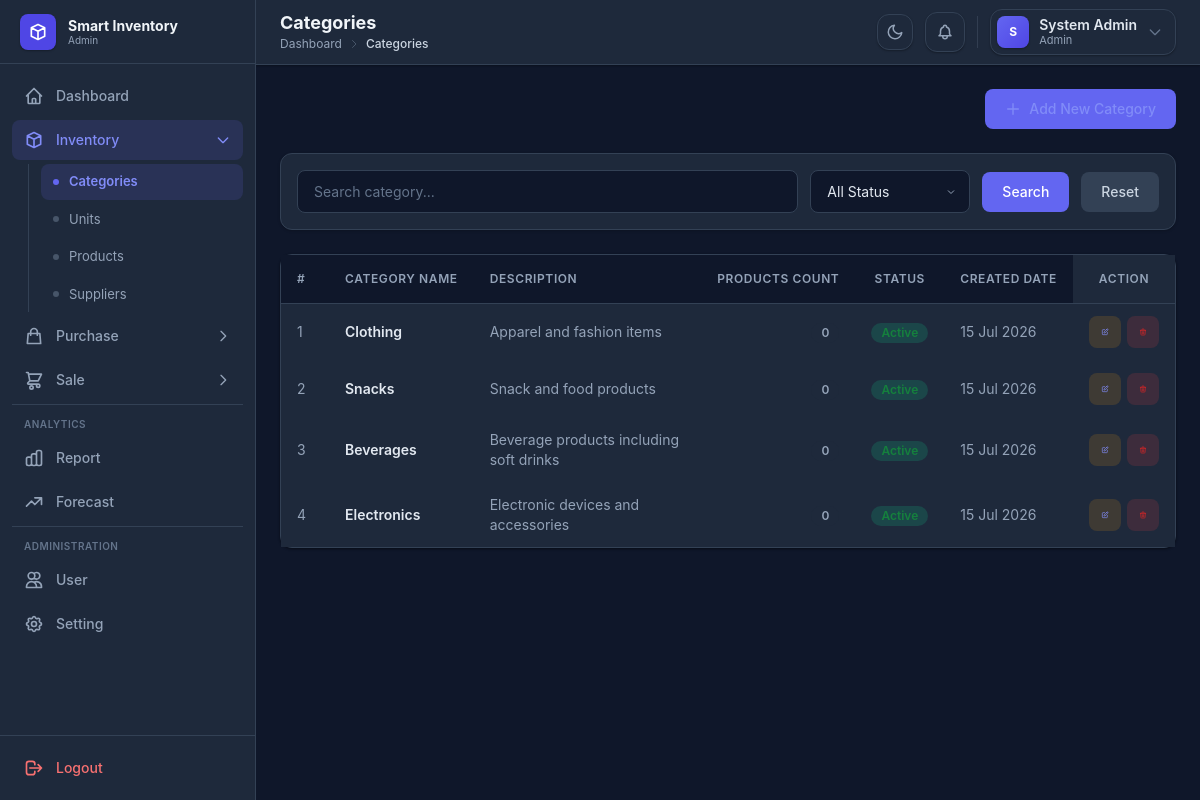
Screenshot of /categories/index.php (signed in) with the database file from the repository.
### tables this page shows
CREATE TABLE IF NOT EXISTS categories (
    id INT AUTO_INCREMENT PRIMARY KEY,
    name VARCHAR(100) NOT NULL UNIQUE,
    description TEXT,
    status ENUM('Active', 'Inactive') DEFAULT 'Active',
    created_at TIMESTAMP DEFAULT CURRENT_TIMESTAMP
);

### config/helpers.php (called while the page is built, shortened)
<?php
function executeQuery($conn, $sql, $params = [], $types = '') {
    if (empty($params)) {
        return mysqli_query($conn, $sql);
    }
    $stmt = $conn->prepare($sql);
    $stmt->execute();
    return $stmt->get_result();
}

### categories/index.php (the view, shortened to what this page needs)
<?php
include "../config/database.php";
include "../config/helpers.php";
$search = $_GET['search'] ?? '';
$where = "WHERE 1";
$params = [];
$types = "";
$sql = "SELECT c.*, COUNT(p.id) AS product_count FROM categories c LEFT JOIN products p ON c.id = p.category_id $where GROUP BY c.id ORDER BY c.id DESC";
$result = executeQuery($conn, $sql, $params, $types);
?>
<!DOCTYPE html>
<html lang="en">
<head>
    <script src="https://cdn.tailwindcss.com"></script>
    <link rel="stylesheet" href="../assets/css/style.css">
</head>
<body class="bg-gray-50 dark:bg-slate-900">
    <div class="flex min-h-screen">
        <?php include "../includes/sidebar.php"; ?>
        <div class="flex-1 flex flex-col min-w-0">
            <?php include "../includes/header.php"; ?>
            <main class="p-4 lg:p-6">
                <div class="flex justify-end mb-6">
                    <a href="add.php" class="btn btn-primary">
                        <svg class="w-4 h-4" fill="none" stroke="currentColor" viewBox="0 0 24 24">
                            <path stroke-linecap="round" stroke-linejoin="round" stroke-width="2" d="M12 4v16m8-8H4" />
                        </svg>
                        Add New Category
                    </a>
                </div>
                <form method="GET" class="filter-bar">
                    <input type="text" name="search" value="<?= htmlspecialchars($search) ?>" placeholder="Search category..." class="form-input w-auto flex-1">
                    <select name="status" class="form-input w-auto">
                        <option value="">All Status</option>
                    </select>
                    <button type="submit" class="btn btn-primary">Search</button>
                    <a href="index.php" class="btn btn-secondary">Reset</a>
                </form>
                <div class="card">
                    <div class="card-body p-0">
                        <div class="table-wrap">
                            <table class="data-table w-full">
                                <thead>
                                    <tr>
                                        <th class="w-12">#</th>
                                        <th>Category Name</th>
                                        <th>Description</th>
                                        <th class="num">Products Count</th>
                                        <th class="center">Status</th>
                                        <th>Created Date</th>
                                        <th class="center sticky right-0 bg-gray-50 z-10">Action</th>
                                    </tr>
                                </thead>
                                <tbody>
                                    <?php if ($result && mysqli_num_rows($result) > 0): ?>
                                        <?php $count = 1; ?>
                                        <?php while ($row = mysqli_fetch_assoc($result)): ?>
                                            <tr class="hover:bg-gray-50 transition-colors">
                                                <td class="text-gray-500 dark:text-gray-400"><?= $count++ ?></td>
                                                <td>
                                                    <p class="font-semibold text-gray-800 dark:text-gray-200"><?= htmlspecialchars($row['name']) ?></p>
                                                </td>
                                                <td class="text-gray-500 dark:text-gray-400 text-sm max-w-xs">
                                                    <?= !empty($row['description']) ? htmlspecialchars($row['description']) : '<span class="text-gray-300">—</span>' ?>
                                                </td>
                                                <td class="num">
                                                    <?php $pcount = (int)($row['product_count'] ?? 0); ?>
                                                    <?php if ($pcount > 0): ?>
                                                        <span class="inline-flex items-center px-2.5 py-0.5 rounded-full text-xs font-semibold bg-blue-100 text-blue-700">
                                                            <?= $pcount ?> product<?= $pcount !== 1 ? 's' : '' ?>
                                                        </span>
                                                    <?php else: ?>
                                                        <span class="inline-flex items-center px-2.5 py-0.5 rounded-full text-xs font-semibold bg-gray-100 text-gray-500 dark:text-gray-400">0</span>
                                                    <?php endif; ?>
                                                </td>
                                                <td class="center">
                                                    <?php if ($row['status'] === 'Active'): ?>
                                                        <span class="inline-flex items-center px-2.5 py-0.5 rounded-full text-xs font-semibold bg-green-100 text-green-700">Active</span>
                                                    <?php else: ?>
                                                        <span class="inline-flex items-center px-2.5 py-0.5 rounded-full text-xs font-semibold bg-red-100 text-red-700">Inactive</span>
                                                    <?php endif; ?>
                                                </td>
                                                <td class="text-gray-500 dark:text-gray-400 text-sm">
                                                    <?= date('d M Y', strtotime($row['created_at'])) ?>
                                                </td>
                                                <td class="center sticky right-0 bg-white z-10">
                                                    <div class="actions">
                                                        <a href="edit.php?id=<?= $row['id'] ?>" title="Edit" class="btn btn-sm inline-flex items-center justify-center w-8 h-8 rounded-lg bg-amber-50 text-amber-600 hover:bg-amber-100 transition-colors">
                                                            <svg class="w-4 h-4" fill="none" stroke="currentColor" viewBox="0 0 24 24"><path stroke-linecap="round" stroke-linejoin="round" stroke-width="2" d="M11 5H6a2 2 0 00-2 2v11a2 2 0 002 2h11a2 2 0 002-2v-5m-1.414-9.414a2 2 0 112.828 2.828L11.828 15H9v-2.828l8.586-8.586z"/></svg>
                                                        </a>
                                                        <button onclick="openDeleteModal(<?= $row['id'] ?>, '<?= htmlspecialchars(addslashes($row['name'])) ?>', 'index.php')" title="Delete" class="btn btn-sm inline-flex items-center justify-center w-8 h-8 rounded-lg bg-red-50 text-red-600 hover:bg-red-100 transition-colors">
                                                            <svg class="w-4 h-4" fill="none" stroke="currentColor" viewBox="0 0 24 24"><path stroke-linecap="round" stroke-linejoin="round" stroke-width="2" d="M19 7l-.867 12.142A2 2 0 0116.138 21H7.862a2 2 0 01-1.995-1.858L5 7m5 4v6m4-6v6m1-10V4a1 1 0 00-1-1h-4a1 1 0 00-1 1v3M4 7h16"/></svg>
                                                        </button>
                                                    </div>
                                                </td>
                                            </tr>
                                        <?php endwhile; ?>
                                    <?php endif; ?>
                                </tbody>
                            </table>
                        </div>
                    </div>
                </div>
            </main>
        </div>
    </div>
    <?php include "../includes/footer.php"; ?>
</body>
</html>

### assets/css/style.css (style rules this page uses)
* { margin: 0; padding: 0; box-sizing: border-box; }
body { font-family: 'Inter', system-ui, -apple-system, sans-serif; }
.dark body { background-color: #0f172a; color: #e2e8f0; }
.form-input { width: 100%; border: 1px solid #d1d5db; border-radius: 0.5rem; padding: 0.625rem 1rem; font-size: 0.875rem; outline: none; transition: border-color 0.15s ease, box-shadow 0.15s ease; background-color: #fff; color: #111827; }
.dark .form-input { background-color: #0f172a; border-color: #334155; color: #e2e8f0; }
.dark .form-input::placeholder { color: #64748b; }
select.form-input { appearance: none; background-repeat: no-repeat; background-position: right 0.75rem center; padding-right: 2rem; }
.dark select.form-input { background-color: #0f172a; }
.btn { display: inline-flex; align-items: center; gap: 0.5rem; padding: 0.625rem 1.25rem; border-radius: 0.5rem; font-weight: 500; font-size: 0.875rem; transition: all 0.15s ease; border: none; cursor: pointer; text-decoration: none; line-height: 1.25rem; }
.btn-primary { background-color: #6366f1; color: white; }
.btn-secondary { background-color: #e5e7eb; color: #374151; }
.dark .btn-secondary { background-color: #334155; color: #cbd5e1; }
.btn-sm { padding: 0.375rem 0.75rem; font-size: 0.8125rem; }
.data-table { width: 100%; border-collapse: collapse; }
.data-table thead { background-color: #f9fafb; }
.dark .data-table thead { background-color: #0f172a; }
.data-table th { padding: 0.75rem 1rem; text-align: left; font-size: 0.75rem; font-weight: 600; color: #6b7280; text-transform: uppercase; letter-spacing: 0.05em; border-bottom: 1px solid #e5e7eb; white-space: nowrap; height: 3rem; }
.dark .data-table th { color: #94a3b8; border-bottom-color: #334155; }
.data-table td { padding: 0.75rem 1rem; font-size: 0.875rem; color: #374151; border-bottom: 1px solid #f3f4f6; height: 3.25rem; }
.dark .data-table td { color: #cbd5e1; border-bottom-color: #1e293b; }
.data-table tbody tr { transition: background-color 0.15s ease; }
.data-table tbody tr:last-child td { border-bottom: none; }
.data-table td.num, .data-table th.num { text-align: right; }
.data-table td.center, .data-table th.center { text-align: center; }
.data-table .actions { display: inline-flex; align-items: center; gap: 0.375rem; }
.data-table .actions .btn { padding: 0.375rem 0.75rem; font-size: 0.8125rem; white-space: nowrap; }
.table-wrap { overflow-x: auto; }
.card { background-color: white; border-radius: 0.75rem; border: 1px solid #e5e7eb; box-shadow: 0 1px 2px rgba(0, 0, 0, 0.05); }
.dark .card { background-color: #1e293b; border-color: #334155; box-shadow: 0 1px 3px rgba(0, 0, 0, 0.3), 0 1px 2px rgba(0, 0, 0, 0.2); }
.card-body { padding: 1.25rem; }
.dark .card-body { background-color: #1e293b; }
.filter-bar { background-color: white; border: 1px solid #e5e7eb; border-radius: 0.75rem; padding: 1rem; display: flex; gap: 0.75rem; flex-wrap: wrap; align-items: center; margin-bottom: 1.5rem; }
.dark .filter-bar { background-color: #1e293b; border-color: #334155; box-shadow: 0 1px 3px rgba(0, 0, 0, 0.2); }
.filter-bar .form-input { width: auto; min-width: 200px; }
.filter-bar .form-input.w-auto { min-width: 160px; }
.dark a { color: #818cf8; }
.dark .bg-white { background-color: #1e293b !important; }
.dark .bg-gray-50 { background-color: #0f172a !important; }
.dark .bg-gray-100 { background-color: #1e293b !important; }
.dark .text-gray-800 { color: #e2e8f0 !important; }
.dark .text-gray-500 { color: #94a3b8 !important; }
.dark .bg-green-100 { background-color: rgba(16, 185, 129, 0.2) !important; }
.dark .bg-red-50 { background-color: rgba(239, 68, 68, 0.15) !important; }
.dark .bg-amber-50 { background-color: rgba(245, 158, 11, 0.15) !important; }
.dark input[type="text"], .dark input[type="email"], .dark input[type="password"], .dark input[type="number"], .dark input[type="search"], .dark input[type="date"], .dark select, .dark textarea { background-color: #0f172a !important; border-color: #334155 !important; color: #e2e8f0 !important; }
.dark input::placeholder, .dark textarea::placeholder { color: #64748b !important; }
.dark .sticky { background-color: #1e293b !important; }
.dark option { background-color: #0f172a; color: #e2e8f0; }
.dark .table-wrap { background-color: #1e293b; }

### rows the page displays
categories: name "Clothing", description "Apparel and fashion items", status "Active", created_at "15 Jul 2026"
categories: name "Snacks", description "Snack and food products", status "Active", created_at "15 Jul 2026"
categories: name "Beverages", description "Beverage products including soft drinks", status "Active", created_at "15 Jul 2026"
categories: name "Electronics", description "Electronic devices and accessories", status "Active", created_at "15 Jul 2026"

### other values shown
$role "Admin"
$label "Categories Units Products Suppliers"
$page_title "Categories"
$part "Dashboard"
$part "Categories"
substr($name, 0, 1) "S"
$name "System Admin"
